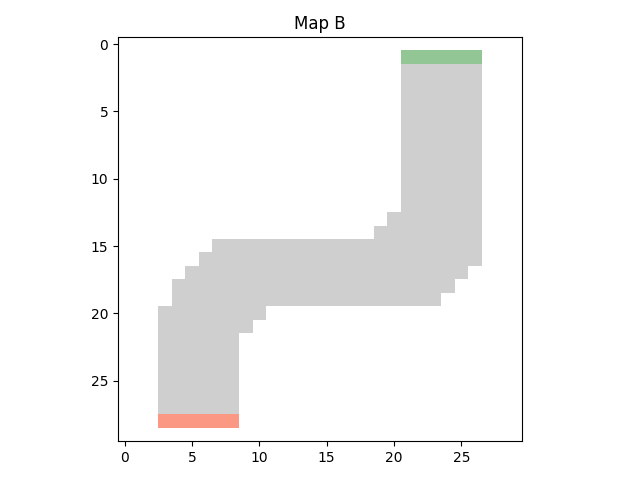

Python code for this plot:
import numpy as np
import matplotlib.pyplot as plt
from matplotlib.colors import ListedColormap

WALL = 0
TRACK = 1
START = 2
FINISH = 3
 
# Define an array of 30 columns and 30 rows
track = np.full((30, 30), WALL)

track[20:28, 3:9] = TRACK
track[18:20, 4] = TRACK
track[17:20, 5] = TRACK
track[16:20, 6] = TRACK
track[15:20, 7:9] = TRACK
track[15:22, 9] = TRACK
track[15:21, 10] = TRACK
track[15:20, 11:19] = TRACK
track[2:13, 21:27] = TRACK
track[13:17, 26] = TRACK
track[13:18, 25] = TRACK
track[13:19, 24] = TRACK
track[13:20, 20:24] = TRACK
track[14:20, 19] = TRACK


# Define starting line (a horizontal line on the left)
track[28, 3:9] = START

# Define finishing line below the wall
track[1, 21:27] = FINISH

print(track)

# Save track in npy format
with open('./maps/saved_tracks/track_b.npy', 'wb') as f:
    np.save(f, track)
    
# Personalized color map
cmap = ListedColormap(['#FFFFFF', '#CECFCE', '#FA9884', '#93C695'])

# Create the plot
plt.imshow(track, cmap=cmap)

# Set a title
plt.title('Map B')

# Set the ticks
plt.tight_layout()

# Save the plot
plt.savefig('map_b.png')

# Show the plot
plt.show()